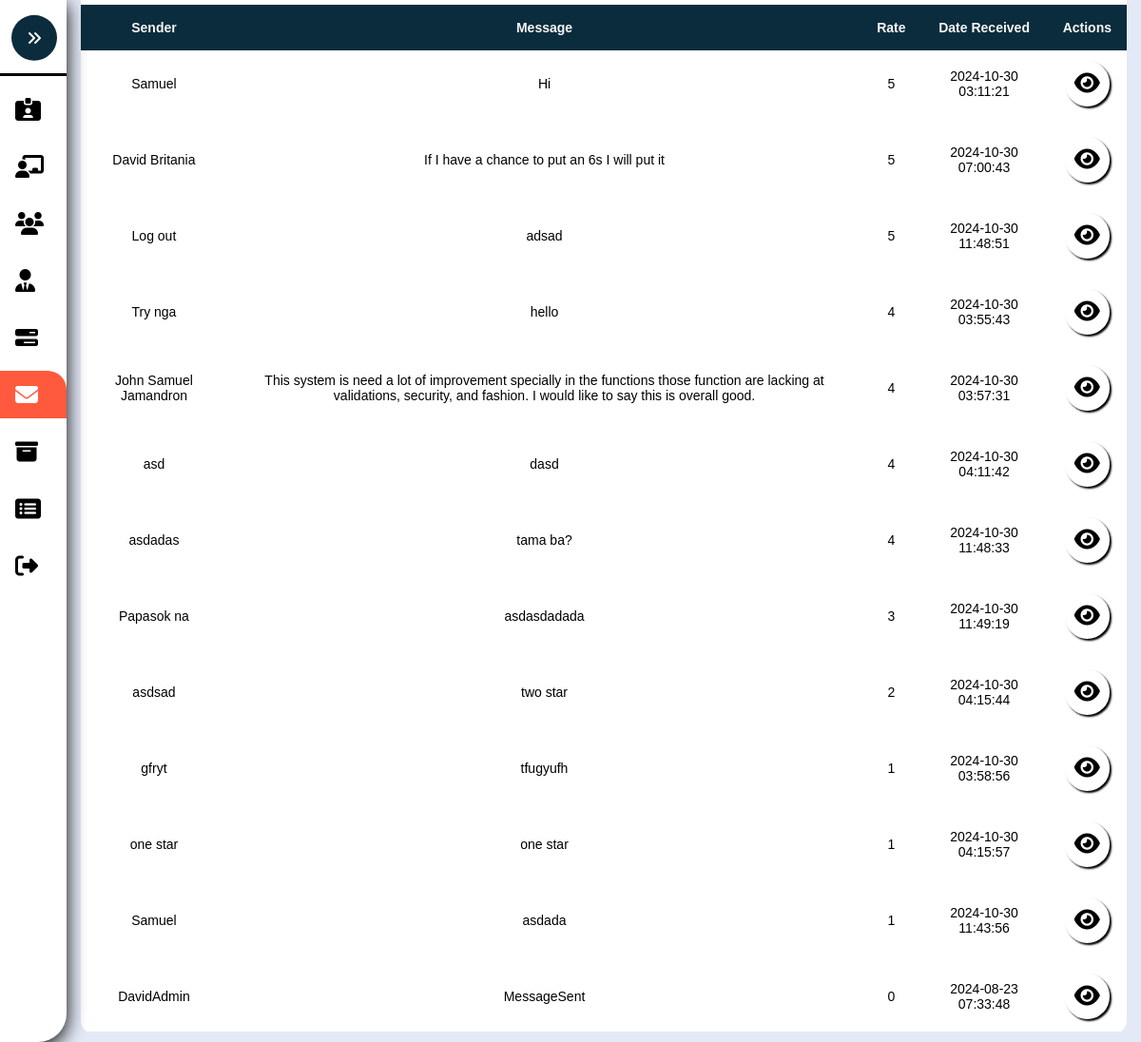
Screenshot of /Admin-Message.php with the database file from the repository.
### tables this page shows
CREATE TABLE `message` (
  `MessageID` int(8) NOT NULL,
  `Sender` varchar(255) NOT NULL,
  `Rate` int(7) NOT NULL,
  `Message` varchar(255) NOT NULL,
  `Date` timestamp NOT NULL DEFAULT current_timestamp(),
  `PendingID` int(8) NOT NULL
);

### Admin-Message.php (the view, shortened to what this page needs)
<?php
	include './Assets/Php/Connection.php';
?>
<!DOCTYPE html>
<html>
<head>
	<link rel="stylesheet" type="text/css" href="./Assets/Css/Admin.css?v=<?php echo time(); ?>">
</head>
<body>
	<nav class="sidebar close" id="sidebar">
		<header>
			<figure class="image-container">
			</figure>
			<button class="toggle">
				<i class="fa-solid fa-angles-right"></i>
			</button>
		</header>
		<div class="menu-bar">
			<div class="menu">
				<ul class="menu-links">
					<li class="nav-link">
						<a href="./Admin-Account.php" >
							<i class="fa-solid fa-id-card-clip"></i>
						</a>
					</li>
					<li class="nav-link">
						<a href="./Admin-Pending.php">
							<i class="fa-solid fa-chalkboard-user"></i>
						</a>
					</li>
					<li class="nav-link">
						<a href="./Admin-Users.php" class="dashboard-list-item " >
							<i class="fa-solid fa-users"></i>
						</a>
					</li>
					<li class="nav-link">
						<a href="./Admin-Management.php" class="dashboard-list-item ">
							<i class="fa-solid fa-user-tie"></i>
						</a>
					</li>
					<li class="nav-link">
						<a href="./Admin-Properties.php" class="dashboard-list-item ">
							<i class="fa-solid fa-bars-progress"></i>
						</a>
					</li>
					<li class="nav-link">
						<a href="Admin-Message.php" class="dashboard-list-item active">
							<i class="fa-solid fa-envelope"></i>
						</a>
					</li>
					<li class="nav-link">
						<a href="./Admin-Archieve.php" class="dashboard-list-item">
							<i class="fa-solid fa-box-archive"></i>
						</a>
					</li>
					<li class="nav-link">
						<a href="Admin-SoldProperties.php" class="dashboard-list-item">
							<i class="fa-solid fa-rectangle-list"></i>
						</a>
					</li>
					<li class="nav-link">
						<a href="./Assets/Php/Logout.php" class="dashboard-list-item">
							<i class="fa-solid fa-right-from-bracket"></i>
						</a>
					</li>
				</ul>
			</div>
		</div>
	</nav>
	<main class="main">
		<section class="Table-section" id="Table-Section">
			<div class="container">
				<table class="table" id="table">
					<tr>
						<th>Sender</th>
						<th>Message</th>
						<th>Rate</th>
						<th>Date Received</th>
						<th class="action-center">Actions</th>
					</tr>
					<?php
						$sql = "SELECT * FROM message ORDER BY Rate DESC";
						$rs = mysqli_query($conn, $sql);
						if($rs){
							while ($row = mysqli_fetch_assoc($rs)) {
								$Sender = $row['Sender'];
								$Rate = $row['Rate'];
								$Date = $row['Date'];
								$Message = $row['Message'];
								echo "
								<tr>
									<td>".$Sender."</td>
									<td>".$Message."</td>
									<td>".$Rate."</td>
									<td>".$Date."</td>
									<td class='td-action'>
										<a href='#'><i class='fa-solid fa-eye'></i></a>
									</td>
								</tr>
								";
							}
						}
					?>
				</table>
			</div>
		</section>
	</main>
</body>
</html>

### Assets/Css/Admin.css (style rules this page uses)
:root { --dark-jungle-green: hsl(188, 63%, 7%); --prussian-blue: hsl(200, 69%, 14%); --raisin-black-1: hsl(227, 29%, 13%); --raisin-black-2: hsl(229, 17%, 19%); --yellow-green: hsl(89, 72%, 85%); --orange-soda: hsl(9,100%, 62%); --cultured-1: hsl(0, 0%, 93%); --cultured-2:hsl(192, 24%, 96%); --misty-rose: hsl(210, 100%, 97%); --alice-blue: hsl(8, 100%, 97%); --seashell: hsl(8,100%, 97%); --cadet: hsl(0, 0%, 100%); --white: hsl(0,0%, 100%); --black:hsl(0,0%,0%); --opal: hsl(180, 20%, 62%); --head-foot-bg-amaresa: rgba(255, 255, 255, 0.66); --header-bg-amaresa-shadow:0 4px 30px rgba(0, 0, 0, 0.1); --footer-bg-amaresa-shadow:0 -4px 30px rgba(0, 0, 0, 0.1); --amaresa-box-shadow: 2px 2px 2px black; --amaresa-bg:#f0f0f0; --body-color: #E4E9F7; --sidebar-color: #FFF; --sidebar-text-color: #707070; --sidebar-toggle-color: #DDD; --ff-numito-sans:"Nunito Sans", sans-serif; --ff-poppins:"Poppins", sans-serif; --fs-1: 1.875rem; --fs-2: 1.5rem; --fs-3: 1.375rem; --fs-4: 1.125rem; --fs-5: 0.875rem; --fs-6: 0.813rem; --fs-7: 0.75rem; --fw-500: 500; --fw-600: 600; --fw-700: 700; --transition:0.25s ease; --section-spacing: 100px; --shadow-1: 0 5px 20px hsla(219, 56%, 21%, 0.1); --shadow-1: 0 16px 32px hsla(188, 63%, 63%, 0.1); }
*, *::before, *::after { padding: 0; margin: 0; box-sizing: border-box; }
li { list-style: none; }
a { text-decoration: none; }
a, img, span, button, i { display: block; }
button { border:none; outline: none; background: none; font: inherit; text-align: left; cursor: pointer; }
i { pointer-events: none; }
html { font-family: var(--ff-numito-sans); scroll-behavior: smooth; }
body { background: var(--body-color); overflow-x: hidden; }
.container { padding-inline:15px; }
button, a { transition: var(--transition); }
.sidebar { position: fixed; top: 0; left: 0; box-shadow: 2px 2px 15px var(--orange-soda); border-bottom-right-radius: 30px; width: 250px; height: 100vh; background: var(--sidebar-color); transition: .5s ease; z-index: 100; }
.sidebar.close { width: 70px; box-shadow: 0 5px 20px black; }
.sidebar.close .toggle { transform: translate(-50%,-40%); background: var(--prussian-blue); }
.sidebar figure { border-bottom: 3px solid black; position: relative; }
.sidebar header { position: relative; }
.sidebar header .toggle { position: absolute; top: 30%; right:-20%; cursor: pointer; padding: 1rem; background: var(--orange-soda); color: var(--white); border-radius: 100%; display: flex; justify-content: center; align-items: center; transform: rotate(180deg) translate(40%); }
.sidebar .nav-link a { height: 50px; margin-top: 10px; display: flex; justify-content: left; align-items: center; color: black; transition:var(--transition); }
.sidebar .nav-link i { margin-inline: 1rem; font-size: var(--fs-2); }
.sidebar .nav-link .active { color: white; background: var(--orange-soda); border-top-right-radius: 20px; }
.main { position: relative; height: 100vh; left: 250px; width: calc(100% - 250px); transition: .5s ease; }
.sidebar.close ~ .main { left: 70px; width: calc(100% - 70px); }
.Table-section { max-height: 99vh; overflow-x: hidden; position: relative; }
.td-action { position: relative; transition: .3s ease; display: flex; align-items: center; gap: 1rem; justify-content: space-evenly; }
.td-action a { font-size: var(--fs-2); padding: 10px; background: var(--white); box-shadow: var(--amaresa-box-shadow); border-radius: 26px; color: black; }

### rows the page displays
message: Sender "Samuel", Message "Hi", Rate "5", Date "2024-10-30 03:11:21"
message: Sender "David Britania", Message "If I have a chance to put an 6s I will put it", Rate "5", Date "2024-10-30 07:00:43"
message: Sender "Log out", Message "adsad", Rate "5", Date "2024-10-30 11:48:51"
message: Sender "Try nga", Message "hello", Rate "4", Date "2024-10-30 03:55:43"
message: Sender "John Samuel Jamandron", Message "This system is need a lot of improvement specially in the functions those function are lacking at validations, security, and fashion. I would like to say this is overall good.", Rate "4", Date "2024-10-30 03:57:31"
message: Sender "asd", Message "dasd", Rate "4", Date "2024-10-30 04:11:42"
message: Sender "asdadas", Message "tama ba?", Rate "4", Date "2024-10-30 11:48:33"
message: Sender "Papasok na", Message "asdasdadada", Rate "3", Date "2024-10-30 11:49:19"
message: Sender "asdsad", Message "two star", Rate "2", Date "2024-10-30 04:15:44"
message: Sender "gfryt", Message "tfugyufh", Rate "1", Date "2024-10-30 03:58:56"
message: Sender "one star", Message "one star", Rate "1", Date "2024-10-30 04:15:57"
message: Sender "Samuel", Message "asdada", Rate "1", Date "2024-10-30 11:43:56"
message: Sender "DavidAdmin", Message "MessageSent", Rate "0", Date "2024-08-23 07:33:48"
